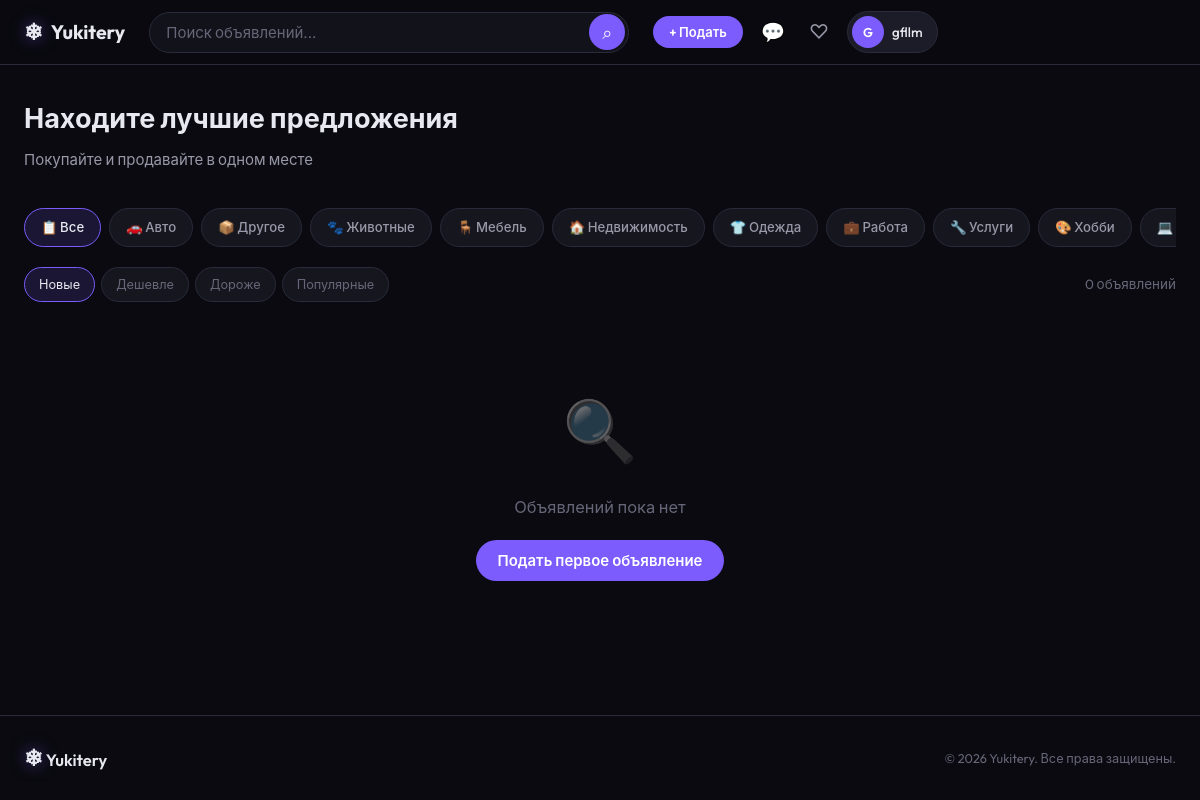
The page / (signed in) on the database its author committed.
### tables this page shows
CREATE TABLE users (
            id INTEGER PRIMARY KEY AUTOINCREMENT,
            username TEXT UNIQUE NOT NULL,
            email TEXT UNIQUE NOT NULL,
            password_hash TEXT NOT NULL,
            avatar TEXT DEFAULT '',
            bio TEXT DEFAULT '',
            phone TEXT DEFAULT '',
            city TEXT DEFAULT '',
            verified INTEGER DEFAULT 0,
            created_at TIMESTAMP DEFAULT CURRENT_TIMESTAMP
        );

CREATE TABLE categories (
            id INTEGER PRIMARY KEY AUTOINCREMENT,
            name TEXT UNIQUE NOT NULL,
            slug TEXT UNIQUE NOT NULL,
            icon TEXT DEFAULT '📦'
        );

### app.py (the view)
@app.route('/')
def index():
    db = get_db()
    categories = db.execute('SELECT * FROM categories ORDER BY name').fetchall()
    q = request.args.get('q', '').strip()
    cat_slug = request.args.get('cat', '')
    sort = request.args.get('sort', 'new')
    page = max(1, int(request.args.get('page', 1)))
    per_page = 20
    sql = 'SELECT l.*, c.name as cat_name, c.icon as cat_icon, u.username FROM listings l LEFT JOIN categories c ON l.category_id=c.id JOIN users u ON l.user_id=u.id WHERE l.status="active"'
    params = []
    if q:
        sql += ' AND (l.title LIKE ? OR l.description LIKE ?)'
        params += [f'%{q}%', f'%{q}%']
    if cat_slug:
        sql += ' AND c.slug=?'
        params.append(cat_slug)
    if sort == 'price_asc':
        sql += ' ORDER BY l.price ASC'
    elif sort == 'price_desc':
        sql += ' ORDER BY l.price DESC'
    elif sort == 'popular':
        sql += ' ORDER BY l.views DESC'
    else:
        sql += ' ORDER BY l.created_at DESC'
    total = db.execute(sql.replace('SELECT l.*, c.name as cat_name, c.icon as cat_icon, u.username', 'SELECT COUNT(*)'), params).fetchone()[0]
    sql += ' LIMIT ? OFFSET ?'
    params += [per_page, (page - 1) * per_page]
    listings = db.execute(sql, params).fetchall()
    pages = max(1, (total + per_page - 1) // per_page)
    db.close()
    return render_template('index.html', listings=listings, categories=categories,
                           q=q, cat=cat_slug, sort=sort, page=page, pages=pages)

### app.py (called while the page is built)
def get_db():
    conn = sqlite3.connect(DB_PATH)
    conn.row_factory = sqlite3.Row
    conn.execute("PRAGMA journal_mode=WAL")
    conn.execute("PRAGMA foreign_keys=ON")
    return conn

def get_current_user():
    if 'user_id' in session:
        db = get_db()
        user = db.execute('SELECT * FROM users WHERE id=?', (session['user_id'],)).fetchone()
        db.close()
        return user
    return None

def unread_count(user_id):
    db = get_db()
    count = db.execute('''
        SELECT COUNT(*) FROM messages m
        JOIN conversations c ON m.conversation_id = c.id
        WHERE (c.buyer_id=? OR c.seller_id=?) AND m.sender_id!=? AND m.read=0
    ''', (user_id, user_id, user_id)).fetchone()[0]
    db.close()
    return count

@app.context_processor
def inject_globals():
    user = get_current_user()
    unread = unread_count(user['id']) if user else 0
    return dict(current_user=user, unread_messages=unread)

### templates/index.html (shortened to what this page needs)
{% extends "base.html" %}
{% block content %}
<div style="margin-bottom: 32px;">
    <h1 class="page-title">Находите лучшие предложения</h1>
    <p class="page-subtitle">Покупайте и продавайте в одном месте</p>
</div>
<div class="categories-bar">
    <a href="{{ url_for('index', q=q, sort=sort) }}" class="cat-chip {% if not cat %}active{% endif %}">📋 Все</a>
    {% for c in categories %}
    <a href="{{ url_for('index', cat=c.slug, q=q, sort=sort) }}" class="cat-chip {% if cat == c.slug %}active{% endif %}">
        {{ c.icon }} {{ c.name }}
    </a>
    {% endfor %}
</div>
<div class="sort-bar">
    <div class="sort-options">
        <a href="{{ url_for('index', q=q, cat=cat, sort='new') }}" class="sort-btn {% if sort == 'new' %}active{% endif %}">Новые</a>
        <a href="{{ url_for('index', q=q, cat=cat, sort='price_asc') }}" class="sort-btn {% if sort == 'price_asc' %}active{% endif %}">Дешевле</a>
        <a href="{{ url_for('index', q=q, cat=cat, sort='price_desc') }}" class="sort-btn {% if sort == 'price_desc' %}active{% endif %}">Дороже</a>
        <a href="{{ url_for('index', q=q, cat=cat, sort='popular') }}" class="sort-btn {% if sort == 'popular' %}active{% endif %}">Популярные</a>
    </div>
    <span class="results-count">{{ listings|length }} объявлени{{ 'е' if listings|length == 1 else 'й' }}</span>
</div>
{% if listings %}
<div class="listings-grid">
    {% for l in listings %}
    <a href="{{ url_for('listing_detail', listing_id=l.id) }}" class="listing-card">
        <div class="listing-card-img">
            {% set imgs = l.images.split(',') if l.images else [] %}
            {% if imgs and imgs[0] %}
                <img src="{{ url_for('uploaded_file', filename=imgs[0]) }}" alt="{{ l.title }}" loading="lazy">
            {% else %}
                <div class="listing-no-img">📷</div>
            {% endif %}
        </div>
        <div class="listing-card-body">
            {% if l.cat_name %}
                <span class="listing-card-cat">{{ l.cat_icon }} {{ l.cat_name }}</span>
            {% endif %}
            <div class="listing-card-title">{{ l.title }}</div>
            <div class="listing-card-price">
                {% if l.price > 0 %}
                    {{ "{:,.0f}".format(l.price).replace(",", " ") }} ₽
                {% else %}
                    Бесплатно
                {% endif %}
            </div>
            <div class="listing-card-meta">
                {% if l.city %}<span>📍 {{ l.city }}</span>{% endif %}
                <span>{{ l.username }}</span>
            </div>
        </div>
    </a>
    {% endfor %}
</div>
{% if pages > 1 %}
<div class="pagination">
    {% for p in range(1, pages + 1) %}
        <a href="{{ url_for('index', q=q, cat=cat, sort=sort, page=p) }}" class="page-btn {% if p == page %}active{% endif %}">{{ p }}</a>
    {% endfor %}
</div>
{% endif %}
{% else %}
<div class="empty-state">
    <div class="empty-state-icon">🔍</div>
    <div class="empty-state-text">Объявлений пока нет</div>
    {% if current_user %}
        <a href="{{ url_for('new_listing') }}" class="btn btn-accent">Подать первое объявление</a>
    {% else %}
        <a href="{{ url_for('register') }}" class="btn btn-accent">Зарегистрироваться</a>
    {% endif %}
</div>
{% endif %}
{% endblock %}

### templates/base.html (shortened to what this page needs)
<!DOCTYPE html>
<html lang="ru">
<head>
    <link rel="stylesheet" href="{{ url_for('static', filename='css/style.css') }}">
</head>
<body>
    <nav class="navbar">
        <div class="nav-inner">
            <a href="{{ url_for('index') }}" class="logo">
                <span class="logo-icon">❄</span>
                <span class="logo-text">Yukitery</span>
            </a>
            <div class="nav-search">
                <form action="{{ url_for('index') }}" method="GET" class="search-form">
                    <input type="text" name="q" placeholder="Поиск объявлений..." value="{{ request.args.get('q', '') }}" class="search-input">
                    <button type="submit" class="search-btn">⌕</button>
                </form>
            </div>
            <div class="nav-actions">
                {% if current_user %}
                    <a href="{{ url_for('new_listing') }}" class="btn btn-accent btn-sm">+ Подать</a>
                    <a href="{{ url_for('messages_list') }}" class="nav-link messages-link">
                        💬
                    </a>
                    <a href="{{ url_for('favorites') }}" class="nav-link">♡</a>
                    <div class="user-menu">
                        <button class="user-menu-btn" onclick="toggleUserMenu()">
                            {% if current_user.avatar %}
                                <img src="{{ url_for('uploaded_file', filename=current_user.avatar) }}" class="user-avatar-sm" alt="">
                            {% else %}
                                <span class="user-avatar-sm placeholder-avatar">{{ current_user.username[0]|upper }}</span>
                            {% endif %}
                            <span class="user-name-nav">{{ current_user.username }}</span>
                        </button>
                    </div>
                {% else %}
                    <a href="{{ url_for('login') }}" class="btn btn-ghost btn-sm">Войти</a>
                    <a href="{{ url_for('register') }}" class="btn btn-accent btn-sm">Регистрация</a>
                {% endif %}
            </div>
        </div>
    </nav>
    <main class="main-content">
        {% block content %}{% endblock %}
    </main>
    <footer class="footer">
        <div class="footer-inner">
            <div class="footer-brand">
                <span class="logo-icon">❄</span> Yukitery
            </div>
            <div class="footer-copy">© 2026 Yukitery. Все права защищены.</div>
        </div>
    </footer>
</body>
</html>

### rows shown on the page
users: username "G", username "gfllm"
categories: icon "🚗", name "Авто"
categories: icon "📦", name "Другое"
categories: icon "🐾", name "Животные"
categories: icon "🪑", name "Мебель"
categories: icon "🏠", name "Недвижимость"
categories: icon "👕", name "Одежда"
categories: icon "💼", name "Работа"
categories: icon "🔧", name "Услуги"
categories: icon "🎨", name "Хобби"
categories: icon "💻"

### other values the page prints
{{ listings|length }} "0"
{{ 'е' if listings|length == 1 else 'й' }} "й"
